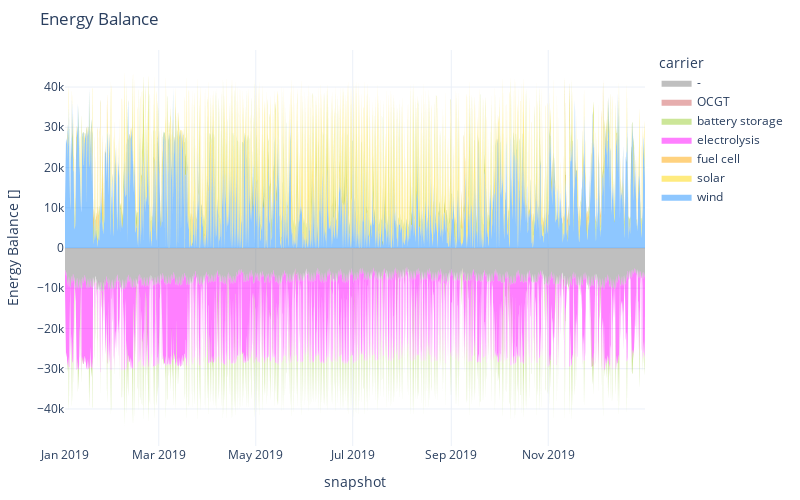

Source (notebook cell):
### Markdown cell above
The energy balance we can now inspect by different bus carriers:

### Code cell
n.statistics.energy_balance.iplot.area(bus_carrier="electricity")

### Figure 1 — Plotly figure (JSON) as saved in the notebook; plotly's stock layout.template omitted (floating-point values rounded to 4 significant figures; data arrays with more than 128 entries replaced by an {"elided": "..."} marker saying what was removed)
{"data": [{"fillpattern": {"shape": ""}, "hovertemplate": "carrier=wind<br>snapshot=%{x}<br>Energy Balance []=%{y}<extra></extra>", "legendgroup": "wind", "line": {"color": "dodgerblue", "width": 0}, "marker": {"symbol": "circle"}, "mode": "lines", "name": "wind", "orientation": "v", "showlegend": false, "stackgroup": "positive", "type": "scatter", "x": {"elided": "2731 str values"}, "xaxis": "x", "y": {"elided": "2731 float values"}, "yaxis": "y"}, {"fillpattern": {"shape": ""}, "hovertemplate": "carrier=solar<br>snapshot=%{x}<br>Energy Balance []=%{y}<extra></extra>", "legendgroup": "solar", "line": {"color": "gold", "width": 0}, "marker": {"symbol": "circle"}, "mode": "lines", "name": "solar", "orientation": "v", "showlegend": false, "stackgroup": "positive", "type": "scatter", "x": {"elided": "1498 str values"}, "xaxis": "x", "y": {"elided": "1498 float values"}, "yaxis": "y"}, {"fillpattern": {"shape": ""}, "hovertemplate": "carrier=battery storage<br>snapshot=%{x}<br>Energy Balance []=%{y}<extra></extra>", "legendgroup": "battery storage", "line": {"color": "yellowgreen", "width": 0}, "marker": {"symbol": "circle"}, "mode": "lines", "name": "battery storage", "orientation": "v", "showlegend": false, "stackgroup": "positive", "type": "scatter", "x": {"elided": "951 str values"}, "xaxis": "x", "y": {"elided": "951 float values"}, "yaxis": "y"}, {"fillpattern": {"shape": ""}, "hovertemplate": "carrier=fuel cell<br>snapshot=%{x}<br>Energy Balance []=%{y}<extra></extra>", "legendgroup": "fuel cell", "line": {"color": "orange", "width": 0}, "marker": {"symbol": "circle"}, "mode": "lines", "name": "fuel cell", "orientation": "v", "showlegend": false, "stackgroup": "positive", "type": "scatter", "x": ["2019-01-18T15:00:00", "2019-01-18T18:00:00", "2019-01-18T21:00:00", "2019-01-19T00:00:00", "2019-01-20T15:00:00", "2019-01-20T18:00:00", "2019-01-20T21:00:00", "2019-01-21T00:00:00", "2019-01-21T15:00:00", "2019-01-21T18:00:00", "2019-01-21T21:00:00", "2019-01-22T00:00:00", "2019-01-22T03:00:00", "2019-01-22T06:00:00", "2019-01-24T15:00:00", "2019-01-24T18:00:00", "2019-01-24T21:00:00", "2019-03-20T18:00:00", "2019-03-21T18:00:00", "2019-03-21T21:00:00", "2019-03-22T00:00:00", "2019-03-28T18:00:00", "2019-05-16T18:00:00", "2019-07-19T18:00:00", "2019-09-03T18:00:00", "2019-09-07T15:00:00", "2019-10-21T15:00:00", "2019-10-21T18:00:00", "2019-10-21T21:00:00", "2019-10-22T15:00:00", "2019-10-28T18:00:00", "2019-10-28T21:00:00", "2019-11-10T15:00:00", "2019-11-12T15:00:00", "2019-11-12T18:00:00", "2019-11-12T21:00:00", "2019-11-13T00:00:00", "2019-11-13T03:00:00", "2019-11-13T06:00:00", "2019-11-13T09:00:00", "2019-11-19T15:00:00", "2019-11-19T21:00:00", "2019-11-20T00:00:00", "2019-11-20T03:00:00", "2019-11-20T06:00:00", "2019-11-20T09:00:00", "2019-11-24T21:00:00", "2019-11-25T00:00:00", "2019-11-25T03:00:00", "2019-11-25T06:00:00", "2019-11-25T09:00:00", "2019-11-25T12:00:00", "2019-11-25T15:00:00", "2019-11-25T18:00:00", "2019-11-25T21:00:00", "2019-11-30T15:00:00", "2019-12-03T15:00:00", "2019-12-03T18:00:00", "2019-12-03T21:00:00", "2019-12-18T15:00:00"], "xaxis": "x", "y": [3452.0, 4276.0, 4276.0, 3131.0, 4276.0, 4164.0, 4276.0, 2402.0, 4276.0, 4276.0, 4276.0, 4276.0, 4276.0, 4276.0, 4276.0, 4276.0, 1677.0, 372.7, 4276.0, 4276.0, 1212.0, 249.2, 1840.0, 305.0, 3177.0, 1871.0, 3302.0, 4276.0, 3675.0, 281.9, 3970.0, 3209.0, 3030.0, 4276.0, 4150.0, 3961.0, 2579.0, 4276.0, 4276.0, 343.5, 1029.0, 1122.0, 2467.0, 3378.0, 4276.0, 1313.0, 1436.0, 1889.0, 2395.0, 4276.0, 1492.0, 167.3, 4276.0, 2127.0, 2774.0, 2148.0, 4276.0, 4276.0, 1778.0, 1488.0], "yaxis": "y"}, {"fillpattern": {"shape": ""}, "hovertemplate": "carrier=-<br>snapshot=%{x}<br>Energy Balance []=%{y}<extra></extra>", "legendgroup": "-", "line": {"color": "gray", "width": 0}, "marker": {"symbol": "circle"}, "mode": "lines", "name": "-", "orientation": "v", "showlegend": false, "stackgroup": "negative", "type": "scatter", "x": {"elided": "2920 str values"}, "xaxis": "x", "y": {"elided": "2920 float values"}, "yaxis": "y"}, {"fillpattern": {"shape": ""}, "hovertemplate": "carrier=electrolysis<br>snapshot=%{x}<br>Energy Balance []=%{y}<extra></extra>", "legendgroup": "electrolysis", "line": {"color": "magenta", "width": 0}, "marker": {"symbol": "circle"}, "mode": "lines", "name": "electrolysis", "orientation": "v", "showlegend": false, "stackgroup": "negative", "type": "scatter", "x": {"elided": "2454 str values"}, "xaxis": "x", "y": {"elided": "2454 float values"}, "yaxis": "y"}, {"fillpattern": {"shape": ""}, "hovertemplate": "carrier=battery storage<br>snapshot=%{x}<br>Energy Balance []=%{y}<extra></extra>", "legendgroup": "battery storage", "line": {"color": "yellowgreen", "width": 0}, "marker": {"symbol": "circle"}, "mode": "lines", "name": "battery storage", "orientation": "v", "showlegend": false, "stackgroup": "negative", "type": "scatter", "x": {"elided": "679 str values"}, "xaxis": "x", "y": {"elided": "679 float values"}, "yaxis": "y"}, {"fillpattern": {"shape": ""}, "hovertemplate": "carrier=-<br>snapshot=%{x}<br>Energy Balance []=%{y}<extra></extra>", "legendgroup": "-", "line": {"color": "gray", "width": 0}, "marker": {"symbol": "circle"}, "mode": "lines", "name": "-", "orientation": "v", "showlegend": true, "stackgroup": "1", "type": "scatter", "x": ["2019-12-31T21:00:00"], "xaxis": "x", "y": [null], "yaxis": "y"}, {"fillpattern": {"shape": ""}, "hovertemplate": "carrier=OCGT<br>snapshot=%{x}<br>Energy Balance []=%{y}<extra></extra>", "legendgroup": "OCGT", "line": {"color": "indianred", "width": 0}, "marker": {"symbol": "circle"}, "mode": "lines", "name": "OCGT", "orientation": "v", "showlegend": true, "stackgroup": "1", "type": "scatter", "x": ["2019-12-31T21:00:00"], "xaxis": "x", "y": [null], "yaxis": "y"}, {"fillpattern": {"shape": ""}, "hovertemplate": "carrier=battery storage<br>snapshot=%{x}<br>Energy Balance []=%{y}<extra></extra>", "legendgroup": "battery storage", "line": {"color": "yellowgreen", "width": 0}, "marker": {"symbol": "circle"}, "mode": "lines", "name": "battery storage", "orientation": "v", "showlegend": true, "stackgroup": "1", "type": "scatter", "x": ["2019-12-31T21:00:00"], "xaxis": "x", "y": [null], "yaxis": "y"}, {"fillpattern": {"shape": ""}, "hovertemplate": "carrier=electrolysis<br>snapshot=%{x}<br>Energy Balance []=%{y}<extra></extra>", "legendgroup": "electrolysis", "line": {"color": "magenta", "width": 0}, "marker": {"symbol": "circle"}, "mode": "lines", "name": "electrolysis", "orientation": "v", "showlegend": true, "stackgroup": "1", "type": "scatter", "x": ["2019-12-31T21:00:00"], "xaxis": "x", "y": [null], "yaxis": "y"}, {"fillpattern": {"shape": ""}, "hovertemplate": "carrier=fuel cell<br>snapshot=%{x}<br>Energy Balance []=%{y}<extra></extra>", "legendgroup": "fuel cell", "line": {"color": "orange", "width": 0}, "marker": {"symbol": "circle"}, "mode": "lines", "name": "fuel cell", "orientation": "v", "showlegend": true, "stackgroup": "1", "type": "scatter", "x": ["2019-12-31T21:00:00"], "xaxis": "x", "y": [null], "yaxis": "y"}, {"fillpattern": {"shape": ""}, "hovertemplate": "carrier=solar<br>snapshot=%{x}<br>Energy Balance []=%{y}<extra></extra>", "legendgroup": "solar", "line": {"color": "gold", "width": 0}, "marker": {"symbol": "circle"}, "mode": "lines", "name": "solar", "orientation": "v", "showlegend": true, "stackgroup": "1", "type": "scatter", "x": ["2019-12-31T21:00:00"], "xaxis": "x", "y": [null], "yaxis": "y"}, {"fillpattern": {"shape": ""}, "hovertemplate": "carrier=wind<br>snapshot=%{x}<br>Energy Balance []=%{y}<extra></extra>", "legendgroup": "wind", "line": {"color": "dodgerblue", "width": 0}, "marker": {"symbol": "circle"}, "mode": "lines", "name": "wind", "orientation": "v", "showlegend": true, "stackgroup": "1", "type": "scatter", "x": ["2019-12-31T21:00:00"], "xaxis": "x", "y": [null], "yaxis": "y"}], "layout": {"height": 500, "hovermode": "x", "legend": {"title": {"text": "carrier"}, "tracegroupgap": 0}, "margin": {"b": 50, "l": 50, "r": 50, "t": 50}, "title": {"text": "Energy Balance"}, "width": 800, "xaxis": {"anchor": "y", "domain": [0, 1], "title": {"text": "snapshot"}}, "yaxis": {"anchor": "x", "domain": [0, 1], "title": {"text": "Energy Balance []"}}}}
